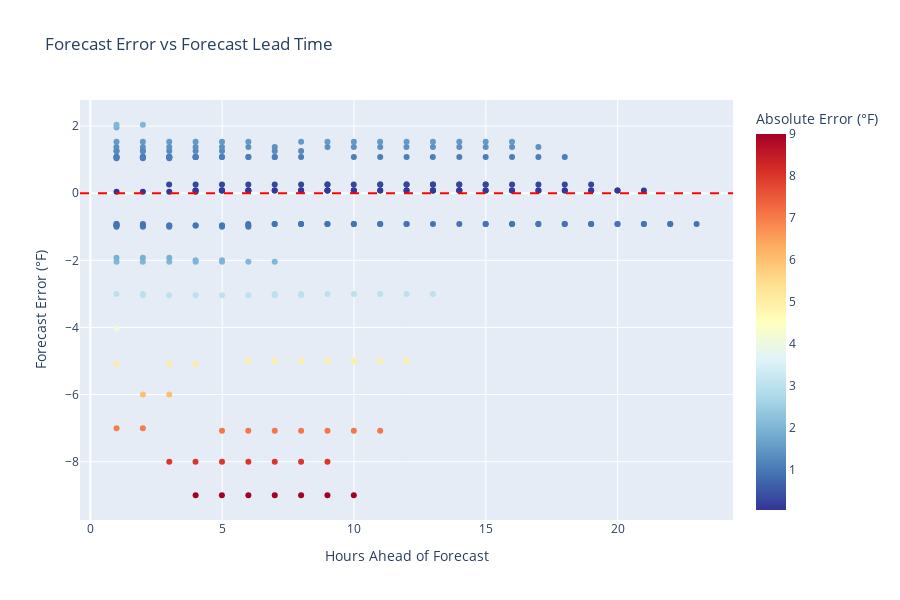

Notebook source saved alongside this figure:
### Code cell
# Run analysis and create visualization
df_forecasts, df_observations, grouped_forecasts = process_data(forecasts, observations)
print(f"\nProcessed {len(df_forecasts)} forecasts into {len(grouped_forecasts)} hourly groups")

df_accuracy = analyze_forecast_accuracy(df_forecasts, df_observations, grouped_forecasts)

print("Analysis complete")
print(f"Mean absolute error: {abs(df_accuracy['error']).mean():.2f}°F")

### Figure 1 — Plotly figure (JSON) as saved in the notebook; plotly's stock layout.template omitted (floating-point values rounded to 4 significant figures; data arrays with more than 128 entries replaced by an {"elided": "..."} marker saying what was removed)
{"data": [{"customdata": {"elided": "262x3 mixed values"}, "hovertemplate": "Hours Ahead of Forecast=%{x}<br>Forecast Error (°F)=%{y}<br>forecast_time=%{customdata[0]}<br>actual_temp=%{customdata[1]}<br>forecast_temp=%{customdata[2]}<br>Absolute Error (°F)=%{marker.color}<extra></extra>", "legendgroup": "", "marker": {"color": {"elided": "262 float values"}, "coloraxis": "coloraxis", "symbol": "circle"}, "mode": "markers", "name": "", "orientation": "v", "showlegend": false, "type": "scatter", "x": {"elided": "262 float values"}, "xaxis": "x", "y": {"elided": "262 float values"}, "yaxis": "y"}], "layout": {"coloraxis": {"colorbar": {"title": {"text": "Absolute Error (°F)"}}, "colorscale": [[0, "rgb(49,54,149)"], [0.1, "rgb(69,117,180)"], [0.2, "rgb(116,173,209)"], [0.3, "rgb(171,217,233)"], [0.4, "rgb(224,243,248)"], [0.5, "rgb(255,255,191)"], [0.6, "rgb(254,224,144)"], [0.7, "rgb(253,174,97)"], [0.8, "rgb(244,109,67)"], [0.9, "rgb(215,48,39)"], [1, "rgb(165,0,38)"]]}, "height": 600, "hovermode": "closest", "legend": {"tracegroupgap": 0}, "shapes": [{"line": {"color": "red", "dash": "dash"}, "type": "line", "x0": 0, "x1": 1, "xref": "x domain", "y0": 0, "y1": 0, "yref": "y"}], "showlegend": true, "title": {"text": "Forecast Error vs Forecast Lead Time"}, "xaxis": {"anchor": "y", "domain": [0, 1], "title": {"text": "Hours Ahead of Forecast"}}, "yaxis": {"anchor": "x", "domain": [0, 1], "title": {"text": "Forecast Error (°F)"}}}}
